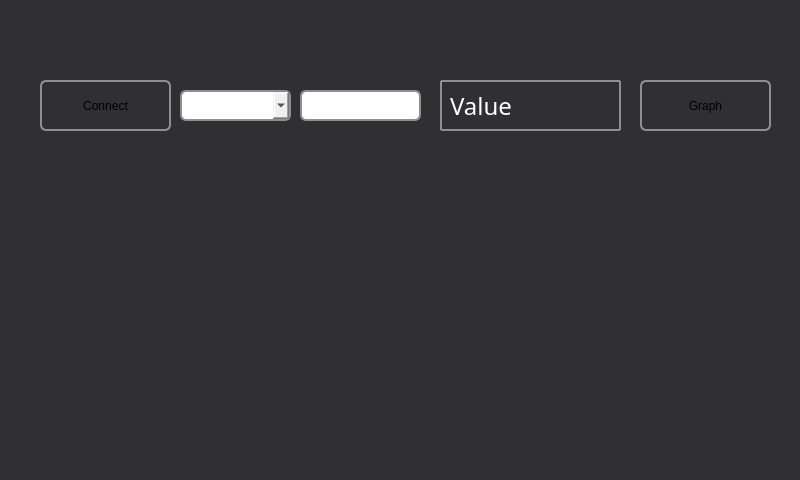
<?xml version="1.0" encoding="UTF-8"?>
<ui version="4.0">
 <class>MainWindow</class>
 <widget class="QMainWindow" name="MainWindow">
  <property name="geometry">
   <rect>
    <x>0</x>
    <y>0</y>
    <width>800</width>
    <height>480</height>
   </rect>
  </property>
  <property name="windowTitle">
   <string>MainWindow</string>
  </property>
  <widget class="QWidget" name="centralwidget">
   <widget class="QFrame" name="frame_2">
    <property name="enabled">
     <bool>true</bool>
    </property>
    <property name="geometry">
     <rect>
      <x>0</x>
      <y>0</y>
      <width>800</width>
      <height>480</height>
     </rect>
    </property>
    <property name="styleSheet">
     <string notr="true">QFrame {
    border: 0px solid #8f8f91;
    border-radius: 0px;
    background-color:#303033 ;
    min-width: 80px;
}</string>
    </property>
    <property name="frameShape">
     <enum>QFrame::StyledPanel</enum>
    </property>
    <property name="frameShadow">
     <enum>QFrame::Raised</enum>
    </property>
    <widget class="QComboBox" name="com_select">
     <property name="geometry">
      <rect>
       <x>180</x>
       <y>90</y>
       <width>111</width>
       <height>31</height>
      </rect>
     </property>
     <property name="styleSheet">
      <string notr="true">QComboBox {
	font: 12pt &quot;MS Shell Dlg 2&quot;;
    border: 2px solid #8f8f91;
    border-radius: 6px;
    background-color: qlineargradient(x1: 0, y1: 0, x2: 0, y2: 1,
                                      stop: 0 #f6f7fa, stop: 1 #dadbde);
    min-width: 80px;
}</string>
     </property>
    </widget>
    <widget class="QPushButton" name="serial_connect_1">
     <property name="geometry">
      <rect>
       <x>40</x>
       <y>80</y>
       <width>131</width>
       <height>51</height>
      </rect>
     </property>
     <property name="styleSheet">
      <string notr="true">QPushButton {
	font: 12pt &quot;MS Shell Dlg 2&quot;;
    border: 2px solid #8f8f91;
    border-radius: 6px;
    background-color: qlineargradient(x1: 0, y1: 0, x2: 0, y2: 1,
                                      stop: 0 #f6f7fa, stop: 1 #dadbde);
    min-width: 80px;
}

QPushButton:pressed {
    background-color: qlineargradient(x1: 0, y1: 0, x2: 0, y2: 1,
                                      stop: 0 #dadbde, stop: 1 #f6f7fa);
}

QPushButton:flat {
    border: none; /* no border for a flat push button */
}

QPushButton:default {
    border-color: navy; /* make the default button prominent */
}</string>
     </property>
     <property name="text">
      <string>Connect</string>
     </property>
    </widget>
    <widget class="QPushButton" name="graph_s1">
     <property name="geometry">
      <rect>
       <x>640</x>
       <y>80</y>
       <width>131</width>
       <height>51</height>
      </rect>
     </property>
     <property name="styleSheet">
      <string notr="true">QPushButton {
	font: 12pt &quot;MS Shell Dlg 2&quot;;
    border: 2px solid #8f8f91;
    border-radius: 6px;
    background-color: qlineargradient(x1: 0, y1: 0, x2: 0, y2: 1,
                                      stop: 0 #f6f7fa, stop: 1 #dadbde);
    min-width: 80px;
}

QPushButton:pressed {
    background-color: qlineargradient(x1: 0, y1: 0, x2: 0, y2: 1,
                                      stop: 0 #dadbde, stop: 1 #f6f7fa);
}

QPushButton:flat {
    border: none; /* no border for a flat push button */
}

QPushButton:default {
    border-color: navy; /* make the default button prominent */
}</string>
     </property>
     <property name="text">
      <string>Graph</string>
     </property>
    </widget>
    <widget class="QLineEdit" name="serial_input_1">
     <property name="geometry">
      <rect>
       <x>300</x>
       <y>90</y>
       <width>121</width>
       <height>31</height>
      </rect>
     </property>
     <property name="styleSheet">
      <string notr="true">QLineEdit {
	font: 12pt &quot;MS Shell Dlg 2&quot;;
    border: 2px solid #8f8f91;
    border-radius: 6px;
    background-color: #ffff;
    min-width: 80px;
}</string>
     </property>
    </widget>
    <widget class="QLabel" name="s1_output">
     <property name="geometry">
      <rect>
       <x>450</x>
       <y>90</y>
       <width>161</width>
       <height>31</height>
      </rect>
     </property>
     <property name="font">
      <font>
       <family>MS Reference Sans Serif</family>
       <pointsize>18</pointsize>
       <weight>50</weight>
       <italic>false</italic>
       <bold>false</bold>
      </font>
     </property>
     <property name="styleSheet">
      <string notr="true">QLabel{
	color: rgb(255, 255, 255);
	font: 18pt &quot;MS Reference Sans Serif&quot;;

}</string>
     </property>
     <property name="text">
      <string>Value</string>
     </property>
    </widget>
    <widget class="QFrame" name="frame">
     <property name="geometry">
      <rect>
       <x>440</x>
       <y>80</y>
       <width>181</width>
       <height>51</height>
      </rect>
     </property>
     <property name="styleSheet">
      <string notr="true">QFrame {
    border: 2px solid #8f8f91;
    border-radius: 1px;
    background-color:#ffff ;
    min-width: 80px;
}

</string>
     </property>
     <property name="frameShape">
      <enum>QFrame::StyledPanel</enum>
     </property>
     <property name="frameShadow">
      <enum>QFrame::Raised</enum>
     </property>
    </widget>
    <zorder>com_select</zorder>
    <zorder>serial_connect_1</zorder>
    <zorder>graph_s1</zorder>
    <zorder>serial_input_1</zorder>
    <zorder>frame</zorder>
    <zorder>s1_output</zorder>
   </widget>
  </widget>
  <action name="actionExit">
   <property name="text">
    <string>Exit</string>
   </property>
  </action>
 </widget>
 <resources/>
 <connections/>
</ui>
